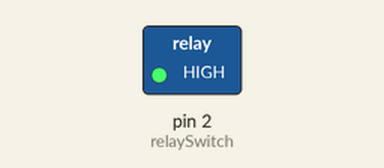
This sketch was run on a simulated Arduino Uno, built with avr-gcc and run on an emulated ATmega328P. On the bench: switched loads named in the sketch (green lamp = pin HIGH).

Above: at 0.05 s.
Timing chart, 0 to 3.0 s (numbered marks = the images above):
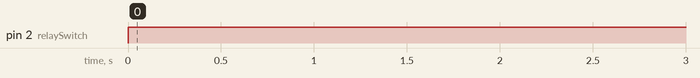

Measured:
- by itself, pin 2 (relaySwitch): LOW → HIGH at 0.00 s

The sketch:

relaySwitch.ino
```cpp
int relaySwitch = 2;
int delayTime = 1000;

void setup() {
  pinMode(relaySwitch, OUTPUT);
}

void loop() {
  digitalWrite(relaySwitch, HIGH);
  delay(delayTime);
  digitalWrite(relaySwitch, LOW);
  //delay(delayTime);

}
```
